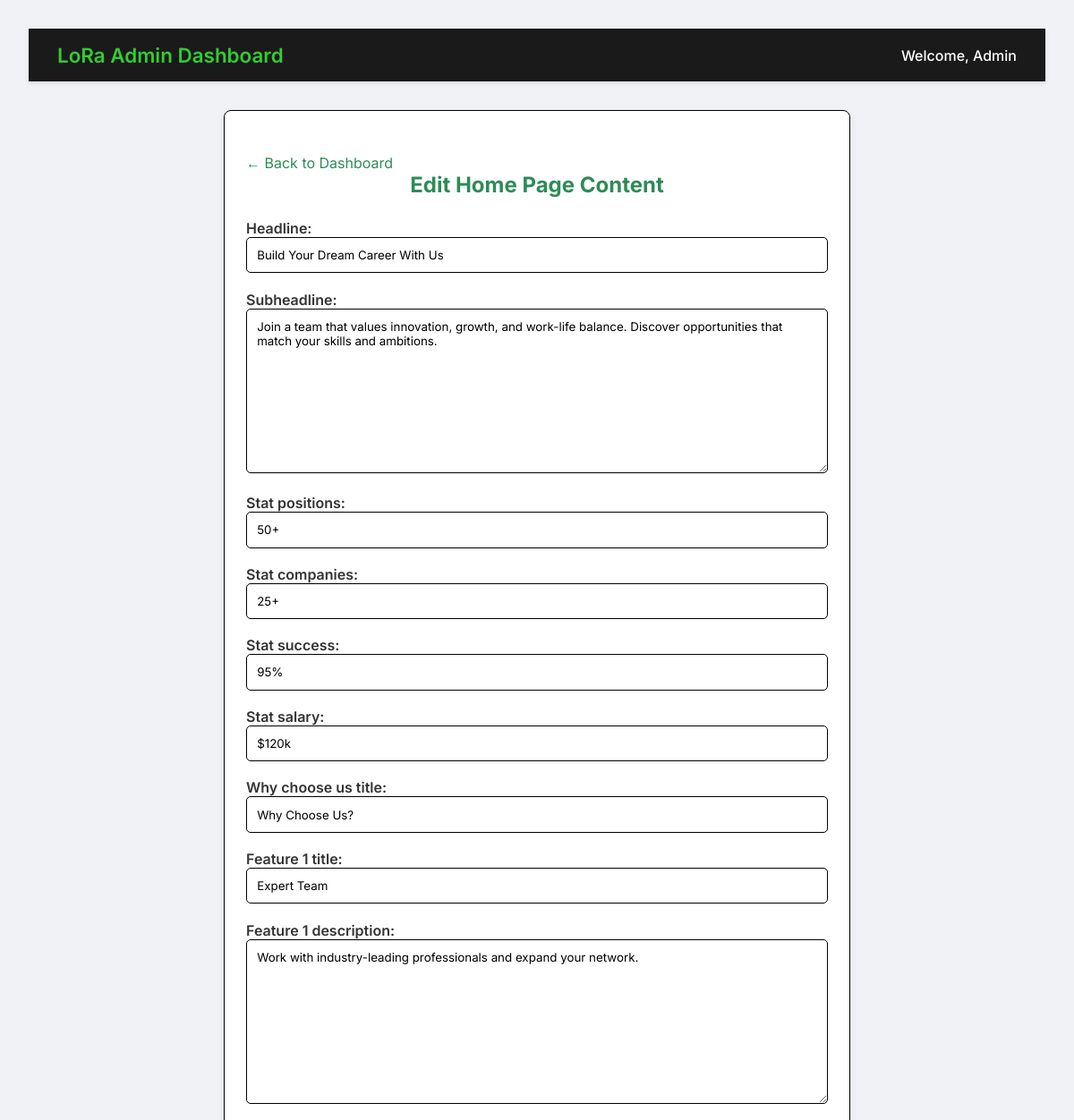
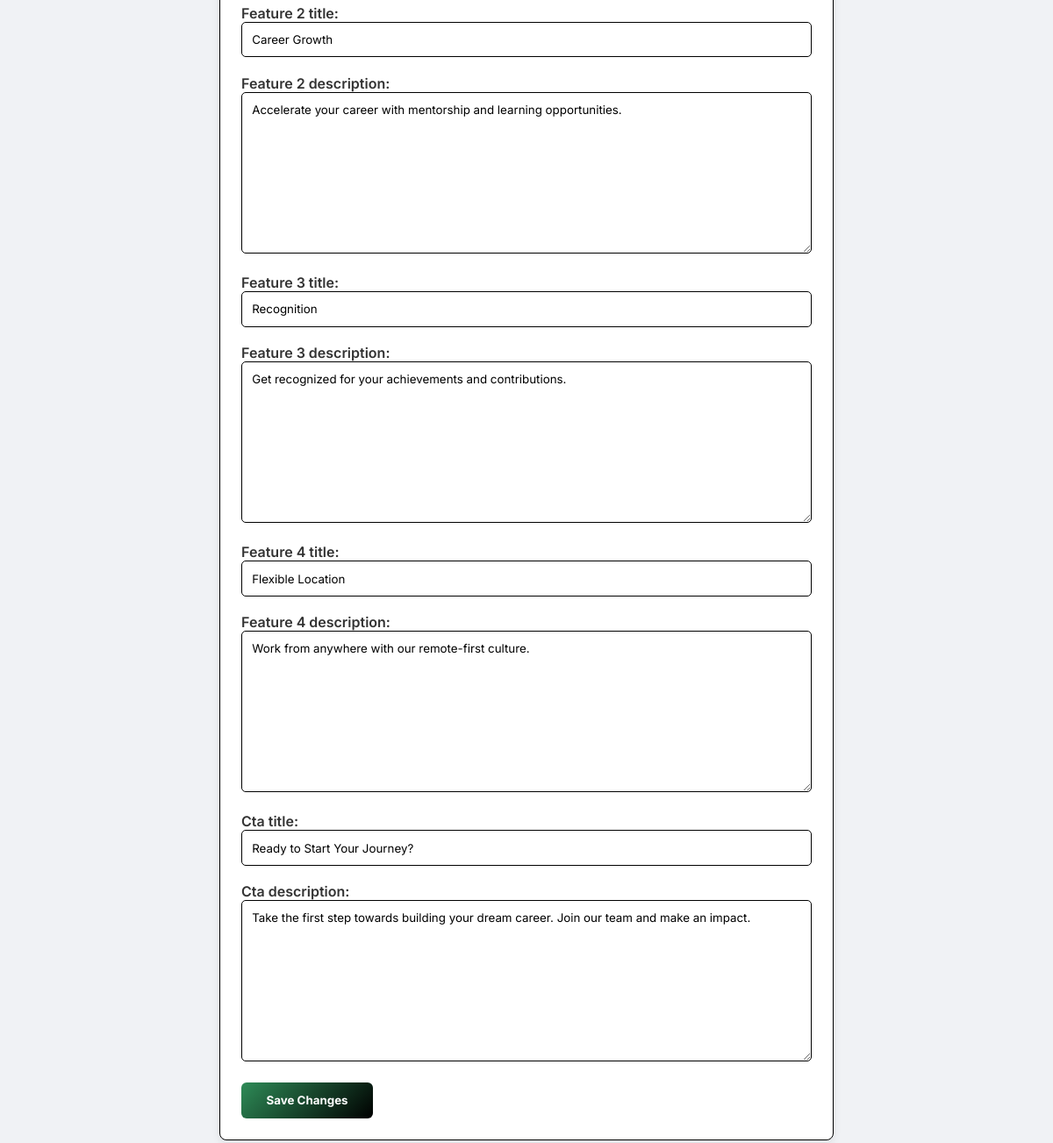
Screenshot of /dashboard/home/ with the database file from the repository (2 pictures, top to bottom).
### app/models.py (models this page shows, shortened)
class HomeContent(models.Model):
    headline = models.CharField(max_length=200)
    subheadline = models.TextField()
    stat_positions = models.CharField(max_length=100)
    stat_companies = models.CharField(max_length=100)
    stat_success = models.CharField(max_length=100)
    stat_salary = models.CharField(max_length=100)
    why_choose_us_title = models.CharField(max_length=100, default="Why Choose Us?")
    feature_1_title = models.CharField(max_length=100)
    feature_1_description = models.TextField()
    feature_2_title = models.CharField(max_length=100)
    feature_2_description = models.TextField()
    feature_3_title = models.CharField(max_length=100)
    feature_3_description = models.TextField()
    feature_4_title = models.CharField(max_length=100)
    feature_4_description = models.TextField()
    cta_title = models.CharField(max_length=200)
    cta_description = models.TextField()

### app/views.py (the view)
# urls.py: path('dashboard/home/', views.manage_home, name='manage_home'),
def manage_home(request):
    home, _ = HomeContent.objects.get_or_create(id=1)
    if request.method == 'POST':
        form = HomeContentForm(request.POST, instance=home)
        if form.is_valid():
            form.save()
            return redirect('admin_dashboard')
    else:
        form = HomeContentForm(instance=home)
    return render(request, 'admin_manage_home.html', {'form': form})

### app/forms.py
class HomeContentForm(forms.ModelForm):
    class Meta:
        model = HomeContent
        fields = '__all__'

### templates/admin_manage_home.html (shortened to what this page needs)
{% load static %}
<!DOCTYPE html>
<html lang="en">
<head>
  <link rel="stylesheet" href="{% static 'css/admin_manage_home.css' %}">
</head>
<body>
    <header>
  <div class="logo">LoRa Admin Dashboard</div>
  <div class="admin-welcome">Welcome, Admin</div>
</header>
   <div class="container">
    <a class="back-link" href="{% url 'admin_dashboard' %}">&larr; Back to Dashboard</a>
    <h2>Edit Home Page Content</h2>
    <form method="post">
      {{ form.as_p }}
      <button type="submit">Save Changes</button>
    </form>
  </div>
</body>
</html>

### static/css/admin_manage_home.css (style rules this page uses)
:root { --bg: #f0f2f5; --text: #333; --card-bg: #fff; --card-hover: #32cd32; --primary: #2e8b57; --black: #000; --header-bg: #1a1a1a; --footer-text: #94a3b8; --btn-gradient: linear-gradient(135deg, #2e8b57, #000000); }
* { margin: 0; padding: 0; box-sizing: border-box; font-family: 'Inter', sans-serif; }
body { background-color: var(--bg); color: var(--text); padding: 2rem; }
.container { max-width: 700px; margin: 2rem auto; background: var(--card-bg); padding: 1.5rem; border-radius: 8px; border: 1px solid var(--black); box-shadow: 0 4px 10px rgba(0, 0, 0, 0.08); }
h2 { text-align: center; color: var(--primary); margin-bottom: 1.5rem; }
form { display: flex; flex-direction: column; gap: 1.2rem; }
label { font-weight: 600; }
input[type="text"], textarea { width: 100%; padding: 0.7rem; border: 1px solid var(--black); border-radius: 5px; resize: vertical; }
button { background: var(--btn-gradient); color: white; padding: 0.8rem; border: none; border-radius: 6px; font-weight: bold; cursor: pointer; width: 150px; }
.back-link { display: inline-block; margin-top: 1.5rem; color: var(--primary); text-decoration: none; }
header { background-color: var(--header-bg); padding: 1rem 2rem; display: flex; justify-content: space-between; align-items: center; color: white; box-shadow: 0 2px 5px rgba(0, 0, 0, 0.1); font-size: 1rem; }
.logo { font-size: 1.4rem; font-weight: 600; color: var(--card-hover); }
.admin-welcome { font-weight: 500; color: #ffffff; }

### rows the page displays
HomeContent: headline "Build Your Dream Career With Us", subheadline "Join a team that values innovation, growth, and work-life balance. Discover opportunities that match your skills and ambitions.", stat_positions "50+", stat_companies "25+", stat_success "95%", stat_salary "$120k", why_choose_us_title "Why Choose Us?", feature_1_title "Expert Team", feature_1_description "Work with industry-leading professionals and expand your network.", feature_2_title "Career Growth", feature_2_description "Accelerate your career with mentorship and learning opportunities.", feature_3_title "Recognition", feature_3_description "Get recognized for your achievements and contributions.", feature_4_title "Flexible Location", feature_4_description "Work from anywhere with our remote-first culture.", cta_title "Ready to Start Your Journey?", cta_description "Take the first step towards building your dream career. Join our team and make an impact."
